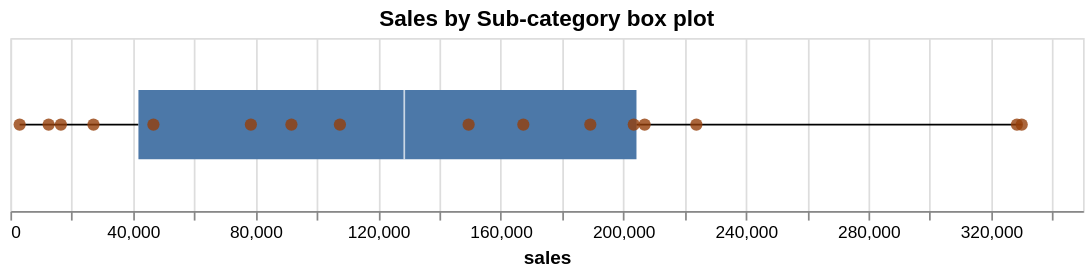

Notebook code for this chart:
### Markdown cell above
Plotting the box plot, we can see that now the median is between the two middle points.

### Code cell
points = (alt
          .Chart(df_subcategory_without_bookcases)
          .mark_point(size = 50, filled=True, opacity=0.8, color = '#953f0a')
          .encode(
              x = alt.X('sales:Q'),
              tooltip = ['Sub-Category:N', 'sales:Q']                        
          )
         )

box = (alt
       .Chart(df_subcategory_without_bookcases)
       .mark_boxplot(size = 40)
       .encode(
           x = alt.X('sales:Q')
       )
      )
       

chart = (box + points).properties(
    title = 'Sales by Sub-category box plot',
    width = 620,
    height = 100
)

chart

### Figure 1 — Vega-Lite specification as saved in the notebook (floating-point values rounded to 4 significant figures)
{"config": {"view": {"continuousWidth": 300, "continuousHeight": 300}}, "layer": [{"mark": {"type": "boxplot", "size": 40}, "encoding": {"x": {"field": "sales", "type": "quantitative"}}}, {"mark": {"type": "point", "color": "#953f0a", "filled": true, "opacity": 0.8, "size": 50}, "encoding": {"tooltip": [{"field": "Sub-Category", "type": "nominal"}, {"field": "sales", "type": "quantitative"}], "x": {"field": "sales", "type": "quantitative"}}}], "data": {"name": "data-9168cc50f758bc8d41112f7e629cec48"}, "height": 100, "title": "Sales by Sub-category box plot", "width": 620, "$schema": "https://vega.github.io/schema/vega-lite/v5.20.1.json", "datasets": {"data-9168cc50f758bc8d41112f7e629cec48": [{"Sub-Category": "Fasteners", "sales": 3024.0}, {"Sub-Category": "Labels", "sales": 12490.0}, {"Sub-Category": "Envelopes", "sales": 16480.0}, {"Sub-Category": "Art", "sales": 27120.0}, {"Sub-Category": "Supplies", "sales": 46670.0}, {"Sub-Category": "Paper", "sales": 78480.0}, {"Sub-Category": "Furnishings", "sales": 91700.0}, {"Sub-Category": "Appliances", "sales": 107500.0}, {"Sub-Category": "Copiers", "sales": 149500.0}, {"Sub-Category": "Accessories", "sales": 167400.0}, {"Sub-Category": "Machines", "sales": 189200.0}, {"Sub-Category": "Binders", "sales": 203400.0}, {"Sub-Category": "Tables", "sales": 207000.0}, {"Sub-Category": "Storage", "sales": 223800.0}, {"Sub-Category": "Chairs", "sales": 328400.0}, {"Sub-Category": "Phones", "sales": 330000.0}]}}
